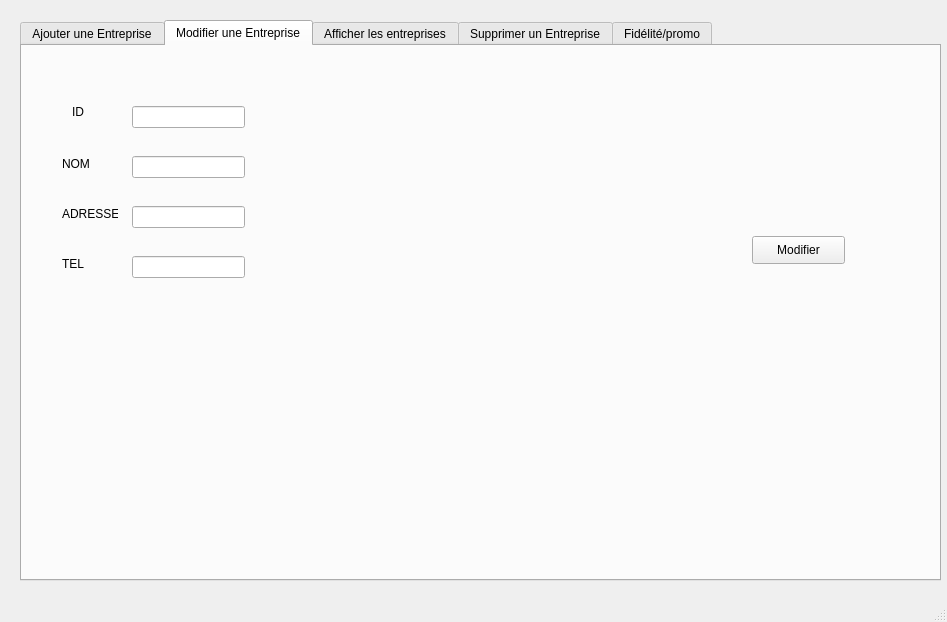
<?xml version="1.0" encoding="UTF-8"?>
<ui version="4.0">
 <class>MainWindow</class>
 <widget class="QMainWindow" name="MainWindow">
  <property name="geometry">
   <rect>
    <x>0</x>
    <y>0</y>
    <width>947</width>
    <height>622</height>
   </rect>
  </property>
  <property name="windowTitle">
   <string/>
  </property>
  <widget class="QWidget" name="centralwidget">
   <widget class="QTabWidget" name="tabWidget">
    <property name="geometry">
     <rect>
      <x>20</x>
      <y>20</y>
      <width>921</width>
      <height>561</height>
     </rect>
    </property>
    <property name="currentIndex">
     <number>1</number>
    </property>
    <widget class="QWidget" name="tab_3">
     <attribute name="title">
      <string>Ajouter une Entreprise</string>
     </attribute>
     <widget class="QLabel" name="label">
      <property name="geometry">
       <rect>
        <x>20</x>
        <y>26</y>
        <width>71</width>
        <height>20</height>
       </rect>
      </property>
      <property name="text">
       <string>ID</string>
      </property>
     </widget>
     <widget class="QLabel" name="label_2">
      <property name="geometry">
       <rect>
        <x>10</x>
        <y>80</y>
        <width>56</width>
        <height>16</height>
       </rect>
      </property>
      <property name="text">
       <string>NOM</string>
      </property>
     </widget>
     <widget class="QLabel" name="label_3">
      <property name="geometry">
       <rect>
        <x>10</x>
        <y>130</y>
        <width>56</width>
        <height>16</height>
       </rect>
      </property>
      <property name="text">
       <string>ADRESSE</string>
      </property>
     </widget>
     <widget class="QLabel" name="label_4">
      <property name="geometry">
       <rect>
        <x>10</x>
        <y>180</y>
        <width>56</width>
        <height>16</height>
       </rect>
      </property>
      <property name="text">
       <string>TEL</string>
      </property>
     </widget>
     <widget class="QLineEdit" name="lineEdit">
      <property name="geometry">
       <rect>
        <x>80</x>
        <y>30</y>
        <width>113</width>
        <height>22</height>
       </rect>
      </property>
     </widget>
     <widget class="QLineEdit" name="lineEdit_2">
      <property name="geometry">
       <rect>
        <x>80</x>
        <y>80</y>
        <width>113</width>
        <height>22</height>
       </rect>
      </property>
     </widget>
     <widget class="QLineEdit" name="lineEdit_3">
      <property name="geometry">
       <rect>
        <x>80</x>
        <y>130</y>
        <width>113</width>
        <height>22</height>
       </rect>
      </property>
     </widget>
     <widget class="QLineEdit" name="lineEdit_4">
      <property name="geometry">
       <rect>
        <x>80</x>
        <y>180</y>
        <width>113</width>
        <height>22</height>
       </rect>
      </property>
     </widget>
     <widget class="QPushButton" name="pushButton">
      <property name="geometry">
       <rect>
        <x>490</x>
        <y>240</y>
        <width>93</width>
        <height>28</height>
       </rect>
      </property>
      <property name="text">
       <string>Ajouter</string>
      </property>
     </widget>
     <widget class="QPushButton" name="pushButton_2">
      <property name="geometry">
       <rect>
        <x>100</x>
        <y>240</y>
        <width>93</width>
        <height>28</height>
       </rect>
      </property>
      <property name="text">
       <string>Annuler</string>
      </property>
     </widget>
    </widget>
    <widget class="QWidget" name="tab_5">
     <attribute name="title">
      <string>Modifier une Entreprise</string>
     </attribute>
     <widget class="QPushButton" name="pushButton_4">
      <property name="geometry">
       <rect>
        <x>730</x>
        <y>190</y>
        <width>93</width>
        <height>28</height>
       </rect>
      </property>
      <property name="text">
       <string>Modifier</string>
      </property>
     </widget>
     <widget class="QLabel" name="label_9">
      <property name="geometry">
       <rect>
        <x>40</x>
        <y>160</y>
        <width>56</width>
        <height>16</height>
       </rect>
      </property>
      <property name="text">
       <string>ADRESSE</string>
      </property>
     </widget>
     <widget class="QLineEdit" name="lineEdit_14">
      <property name="geometry">
       <rect>
        <x>110</x>
        <y>110</y>
        <width>113</width>
        <height>22</height>
       </rect>
      </property>
     </widget>
     <widget class="QLineEdit" name="lineEdit_15">
      <property name="geometry">
       <rect>
        <x>110</x>
        <y>160</y>
        <width>113</width>
        <height>22</height>
       </rect>
      </property>
     </widget>
     <widget class="QLabel" name="label_10">
      <property name="geometry">
       <rect>
        <x>40</x>
        <y>210</y>
        <width>56</width>
        <height>16</height>
       </rect>
      </property>
      <property name="text">
       <string>TEL</string>
      </property>
     </widget>
     <widget class="QLabel" name="label_11">
      <property name="geometry">
       <rect>
        <x>40</x>
        <y>110</y>
        <width>56</width>
        <height>16</height>
       </rect>
      </property>
      <property name="text">
       <string>NOM</string>
      </property>
     </widget>
     <widget class="QLineEdit" name="lineEdit_16">
      <property name="geometry">
       <rect>
        <x>110</x>
        <y>210</y>
        <width>113</width>
        <height>22</height>
       </rect>
      </property>
     </widget>
     <widget class="QLabel" name="label_12">
      <property name="geometry">
       <rect>
        <x>50</x>
        <y>56</y>
        <width>71</width>
        <height>20</height>
       </rect>
      </property>
      <property name="text">
       <string>ID</string>
      </property>
     </widget>
     <widget class="QLineEdit" name="lineEdit_6">
      <property name="geometry">
       <rect>
        <x>110</x>
        <y>60</y>
        <width>113</width>
        <height>22</height>
       </rect>
      </property>
     </widget>
    </widget>
    <widget class="QWidget" name="tab_7">
     <attribute name="title">
      <string>Afficher les entreprises</string>
     </attribute>
     <widget class="QTableView" name="tableView">
      <property name="geometry">
       <rect>
        <x>35</x>
        <y>70</y>
        <width>711</width>
        <height>321</height>
       </rect>
      </property>
     </widget>
    </widget>
    <widget class="QWidget" name="tab_4">
     <attribute name="title">
      <string>Supprimer un Entreprise</string>
     </attribute>
     <widget class="QLineEdit" name="lineEdit_5">
      <property name="geometry">
       <rect>
        <x>30</x>
        <y>20</y>
        <width>113</width>
        <height>22</height>
       </rect>
      </property>
     </widget>
     <widget class="QPushButton" name="pushButton_5">
      <property name="geometry">
       <rect>
        <x>190</x>
        <y>20</y>
        <width>93</width>
        <height>28</height>
       </rect>
      </property>
      <property name="text">
       <string>Chercher</string>
      </property>
     </widget>
     <widget class="QPushButton" name="pushButton_6">
      <property name="geometry">
       <rect>
        <x>190</x>
        <y>90</y>
        <width>93</width>
        <height>28</height>
       </rect>
      </property>
      <property name="text">
       <string>Supprimer</string>
      </property>
     </widget>
     <widget class="QTableView" name="tableView_2">
      <property name="geometry">
       <rect>
        <x>40</x>
        <y>160</y>
        <width>651</width>
        <height>192</height>
       </rect>
      </property>
     </widget>
     <widget class="QComboBox" name="comboBox_2">
      <property name="geometry">
       <rect>
        <x>20</x>
        <y>90</y>
        <width>151</width>
        <height>22</height>
       </rect>
      </property>
     </widget>
    </widget>
    <widget class="QWidget" name="tab_6">
     <attribute name="title">
      <string>Fidélité/promo</string>
     </attribute>
     <widget class="QComboBox" name="comboBox">
      <property name="geometry">
       <rect>
        <x>30</x>
        <y>30</y>
        <width>91</width>
        <height>22</height>
       </rect>
      </property>
      <item>
       <property name="text">
        <string>nb voyage</string>
       </property>
      </item>
      <item>
       <property name="text">
        <string>0-5 </string>
       </property>
      </item>
      <item>
       <property name="text">
        <string>5-10</string>
       </property>
      </item>
      <item>
       <property name="text">
        <string>10-15 </string>
       </property>
      </item>
      <item>
       <property name="text">
        <string>15 ou plus</string>
       </property>
      </item>
     </widget>
     <widget class="QTableWidget" name="tableWidget_3">
      <property name="geometry">
       <rect>
        <x>5</x>
        <y>100</y>
        <width>521</width>
        <height>261</height>
       </rect>
      </property>
      <column>
       <property name="text">
        <string>prix sans reduction </string>
       </property>
       <property name="font">
        <font>
         <pointsize>9</pointsize>
         <weight>75</weight>
         <bold>true</bold>
        </font>
       </property>
      </column>
      <column>
       <property name="text">
        <string>promotion</string>
       </property>
      </column>
      <column>
       <property name="text">
        <string>prix apres reduction </string>
       </property>
      </column>
     </widget>
     <widget class="QPushButton" name="pushButton_7">
      <property name="geometry">
       <rect>
        <x>630</x>
        <y>230</y>
        <width>93</width>
        <height>28</height>
       </rect>
      </property>
      <property name="text">
       <string>valider</string>
      </property>
     </widget>
    </widget>
   </widget>
  </widget>
  <widget class="QMenuBar" name="menubar">
   <property name="geometry">
    <rect>
     <x>0</x>
     <y>0</y>
     <width>947</width>
     <height>26</height>
    </rect>
   </property>
  </widget>
  <widget class="QStatusBar" name="statusbar"/>
 </widget>
 <resources/>
 <connections/>
</ui>
